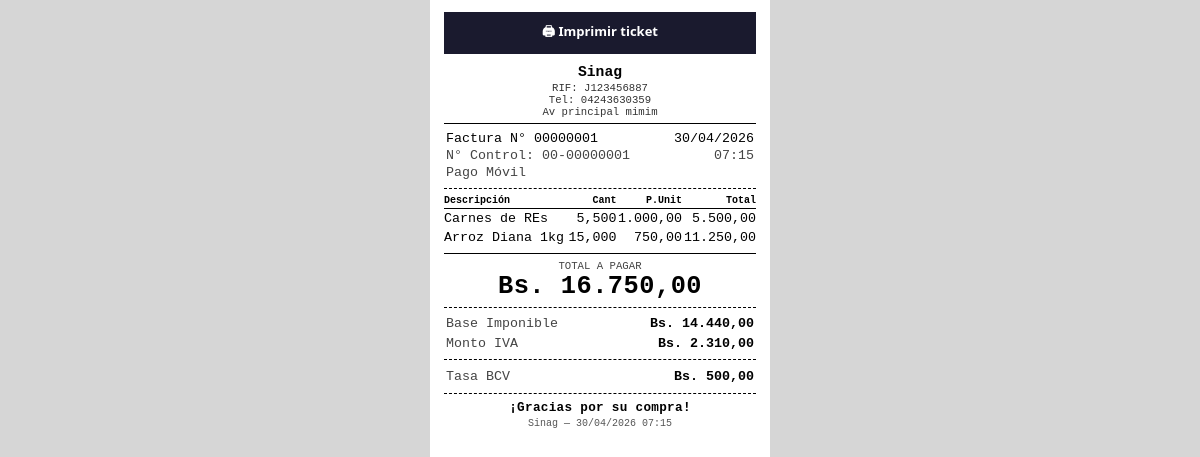
Screenshot of /ticket/1/ (signed in) with the database file from the repository.
### configuracion/models.py (models this page shows, shortened)
class Empresa(models.Model):
    nombre = models.CharField(max_length=200)
    rif = models.CharField(max_length=20)
    telefono = models.CharField(max_length=20, blank=True)
    direccion = models.TextField(blank=True)
    logo = models.ImageField(upload_to='empresa/', blank=True, null=True)
    imprimir_ticket   = models.BooleanField(default=False)
    nombre_impresora  = models.CharField(max_length=200, blank=True, default='')
    class Meta:
        verbose_name = 'Empresa'

### ventas/models.py (models this page shows, shortened)
class Venta(models.Model):
    METODO_PAGO = [
        ('EFECTIVO_USD',   'Efectivo USD'),
        ('EFECTIVO_BS',    'Efectivo Bs'),
        ('TRANSFERENCIA',  'Transferencia'),
        ('PAGO_MOVIL',     'Pago Móvil'),
        ('PUNTO_DE_VENTA', 'PdV (Tarjeta)'),
        ('BIOPAGO',        'Biopago'),
        ('MIXTO',          'Pago Mixto'),
    ]
    ESTADO = [
        ('COMPLETADA', 'Completada'),
        ('ANULADA',    'Anulada'),
    ]
    fecha           = models.DateTimeField(auto_now_add=True)
    total_usd       = models.DecimalField(max_digits=10, decimal_places=2)
    total_bs        = models.DecimalField(max_digits=14, decimal_places=2)
    tasa_aplicada   = models.DecimalField(max_digits=12, decimal_places=2)
    metodo_pago     = models.CharField(max_length=20, choices=METODO_PAGO)
    estado          = models.CharField(max_length=15, choices=ESTADO, default='COMPLETADA')
    notas           = models.TextField(blank=True)
    monto_recibido  = models.DecimalField(max_digits=14, decimal_places=2, null=True, blank=True)
    vuelto          = models.DecimalField(max_digits=14, decimal_places=2, null=True, blank=True)
    vendedor        = models.ForeignKey(User, null=True, blank=True, on_delete=models.SET_NULL, related_name='ventas')
    numero_factura  = models.PositiveIntegerField(unique=True, null=True, blank=True)
    numero_control  = models.PositiveIntegerField(unique=True, null=True, blank=True)
    monto_exento_usd    = models.DecimalField(max_digits=10, decimal_places=2, default=0)
    base_imponible_usd  = models.DecimalField(max_digits=10, decimal_places=2, default=0)
    iva_usd             = models.DecimalField(max_digits=10, decimal_places=2, default=0)
    monto_exento_bs     = models.DecimalField(max_digits=14, decimal_places=2, default=0)
    base_imponible_bs   = models.DecimalField(max_digits=14, decimal_places=2, default=0)
    iva_bs              = models.DecimalField(max_digits=14, decimal_places=2, default=0)
    class Meta:
        verbose_name        = 'Venta'
        verbose_name_plural = 'Ventas'
        ordering            = ['-fecha']
    @property
    def numero_fmt(self):
        if self.numero_factura:
            return f'{self.numero_factura:08d}'
        return f'#{self.pk}'
    @property
    def numero_control_fmt(self):
        if self.numero_control:
            return f'00-{self.numero_control:08d}'
        return '—'

class DetalleVenta(models.Model):
    venta                = models.ForeignKey(Venta, on_delete=models.CASCADE, related_name='detalles')
    producto             = models.ForeignKey(Producto, on_delete=models.PROTECT, related_name='detalles_venta')
    cantidad             = models.DecimalField(max_digits=10, decimal_places=3)
    precio_usd_capturado = models.DecimalField(max_digits=10, decimal_places=4)
    alicuota_iva         = models.CharField(max_length=10, default='GENERAL')  # snapshot al momento de la venta
    class Meta:
        verbose_name        = 'Detalle de venta'
        verbose_name_plural = 'Detalles de venta'
    @property
    def subtotal_usd(self):
        return self.precio_usd_capturado * self.cantidad

### inventario/models.py (models this page shows, shortened)
class Producto(models.Model):
    ALICUOTA_IVA = [
        ('GENERAL',  'General (16%)'),
        ('REDUCIDA', 'Reducida (8%)'),
        ('EXENTO',   'Exento (0%)'),
    ]
    categoria = models.ForeignKey(
        Categoria,
        on_delete=models.SET_NULL,
        null=True,
        blank=True,
        related_name='productos'
    )
    nombre = models.CharField(max_length=200)
    codigo_barras = models.CharField(max_length=100, blank=True, null=True, unique=True)
    costo_usd = models.DecimalField(max_digits=10, decimal_places=4, null=True, blank=True)
    precio_usd = models.DecimalField(max_digits=10, decimal_places=4)
    vendido_por_peso = models.BooleanField(default=False)
    stock_actual = models.DecimalField(max_digits=12, decimal_places=3, default=0)
    stock_minimo = models.DecimalField(max_digits=12, decimal_places=3, default=5)
    imagen = models.ImageField(upload_to='productos/', blank=True, null=True)
    activo = models.BooleanField(default=True)
    alicuota_iva = models.CharField(max_length=10, choices=ALICUOTA_IVA, default='GENERAL')
    class Meta:
        verbose_name = 'Producto'
        verbose_name_plural = 'Productos'
        ordering = ['nombre']

### ventas/views.py (the view, shortened to what this page needs)
# urls.py: path('ticket/<int:pk>/', views.ticket, name='ticket'),
@login_required
def ticket(request, pk):
    venta_obj = get_object_or_404(Venta, pk=pk)
    empresa   = Empresa.objects.first()
    tasa      = venta_obj.tasa_aplicada
    detalles_bs = [
        {
            'nombre':      d.producto.nombre,
            'cantidad':    d.cantidad,
            'precio_bs':   round(d.precio_usd_capturado * tasa, 2),
            'subtotal_bs': round(d.subtotal_usd * tasa, 2),
        }
        for d in venta_obj.detalles.select_related('producto').all()
    ]
    monto_recibido_bs = None
    vuelto_bs         = None
    return render(request, 'pos/ticket.html', {
        'venta':              venta_obj,
        'empresa':            empresa,
        'detalles_bs':        detalles_bs,
        'tasa':               tasa,
        'monto_recibido_bs':  monto_recibido_bs,
        'vuelto_bs':          vuelto_bs,
    })

### ventas/templatetags/pos_extras.py (called while the page is built)
@register.filter
def formato_bs(value):
    try:
        num = float(value)
    except (TypeError, ValueError):
        return value
    formatted = f"{num:,.2f}"
    return formatted.replace(',', 'X').replace('.', ',').replace('X', '.')

### templates/pos/ticket.html (shortened to what this page needs)
{% load pos_extras %}<!DOCTYPE html>
<html lang="es">
<head>
</head>
<body>
  <button class="btn-print" onclick="window.print()">🖨 Imprimir ticket</button>
  <div class="empresa-nombre">{{ empresa.nombre|default:"Mi Empresa" }}</div>
  <div class="empresa-sub">RIF: {{ empresa.rif|default:"—" }}</div>
  {% if empresa and empresa.telefono %}
  <div class="empresa-sub">Tel: {{ empresa.telefono }}</div>
  {% endif %}
  {% if empresa and empresa.direccion %}
  <div class="empresa-sub">{{ empresa.direccion }}</div>
  {% endif %}
  <div class="sep-solid"></div>
  <table class="meta">
    <tr>
      <td>Factura N° {{ venta.numero_fmt }}</td>
      <td class="right">{{ venta.fecha|date:"d/m/Y" }}</td>
    </tr>
    <tr>
      <td class="muted">N° Control: {{ venta.numero_control_fmt }}</td>
      <td class="right muted">{{ venta.fecha|date:"H:i" }}</td>
    </tr>
    <tr>
      <td class="muted">{{ venta.get_metodo_pago_display }}</td>
      <td></td>
    </tr>
  </table>
  <div class="sep-dash"></div>
  <table class="items">
    <thead>
      <tr>
        <th style="text-align:left;">Descripción</th>
        <th class="num">Cant</th>
        <th class="num">P.Unit</th>
        <th class="num">Total</th>
      </tr>
    </thead>
    <tbody>
      {% for d in detalles_bs %}
      <tr>
        <td class="item-nombre">{{ d.nombre }}</td>
        <td class="num">{{ d.cantidad }}</td>
        <td class="num">{{ d.precio_bs|formato_bs }}</td>
        <td class="num">{{ d.subtotal_bs|formato_bs }}</td>
      </tr>
      {% endfor %}
    </tbody>
  </table>
  <div class="sep-solid"></div>
  <div class="total-wrap">
    <div class="small muted">TOTAL A PAGAR</div>
    <div class="total-num">Bs. {{ venta.total_bs|formato_bs }}</div>
  </div>
  <div class="sep-dash"></div>
  <table class="desglose">
    {% if venta.base_imponible_bs %}
    <tr>
      <td class="lbl">Base Imponible</td>
      <td class="val">Bs. {{ venta.base_imponible_bs|formato_bs }}</td>
    </tr>
    <tr>
      <td class="lbl">Monto IVA</td>
      <td class="val">Bs. {{ venta.iva_bs|formato_bs }}</td>
    </tr>
    {% endif %}
  </table>
  <div class="sep-dash"></div>
  <table class="desglose">
    <tr>
      <td class="lbl">Tasa BCV</td>
      <td class="val">Bs. {{ tasa|floatformat:2 }}</td>
    </tr>
  </table>
  <div class="sep-dash"></div>
  <div class="gracias">¡Gracias por su compra!</div>
  <div class="pie">
    {{ empresa.nombre|default:"POS Core" }} — {{ venta.fecha|date:"d/m/Y H:i" }}
  </div>
</body>
</html>

### templates/pos/ticket.html (style rules this page uses)
* { box-sizing: border-box; margin: 0; padding: 0; }
body { width: 76mm; font-family: 'Courier New', Courier, monospace; font-size: 9.5pt; color: #000; background: #fff; padding: 2mm; }
.right { text-align: right; }
.small { font-size: 8pt; }
.muted { color: #444; }
.sep-solid { border-top: 1px solid #000; margin: 4pt 0; }
.sep-dash { border-top: 1px dashed #000; margin: 4pt 0; }
.empresa-nombre { font-size: 11pt; font-weight: bold; text-align: center; line-height: 1.2; }
.empresa-sub { font-size: 8pt; text-align: center; color: #333; }
table.meta { width: 100%; font-size: 8.5pt; }
table.meta td { padding: 0; }
table.items { width: 100%; border-collapse: collapse; font-size: 9pt; }
table.items th { font-size: 7.5pt; font-weight: bold; border-bottom: 1px solid #000; padding: 1pt 0; }
table.items td { padding: 1.5pt 0; vertical-align: top; }
table.items .item-nombre { max-width: 40mm; word-break: break-word; line-height: 1.15; }
table.items .num { text-align: right; white-space: nowrap; }
.total-wrap { text-align: center; margin: 5pt 0 3pt; }
.total-num { font-size: 17pt; font-weight: bold; letter-spacing: 0.5px; }
table.desglose { width: 100%; font-size: 9pt; }
table.desglose td { padding: 1pt 0; }
table.desglose .lbl { color: #444; }
table.desglose .val { text-align: right; font-weight: bold; }
.gracias { text-align: center; font-size: 9.5pt; font-weight: bold; margin: 5pt 0 2pt; letter-spacing: 0.3px; }
.pie { text-align: center; font-size: 7.5pt; color: #555; margin-top: 2pt; }
@media screen { html, body { height: 100%; } }
@media screen { html { background: #d6d6d6; } }
@media screen { body { width: 100%; max-width: 340px; margin: 0 auto; padding: 12px 14px 16px; background: #fff; font-size: 10.5pt; } }
@media screen { table.items, table.desglose, table.meta { font-size: 10pt; } }
@media screen { .total-num { font-size: 19pt; } }
@media screen { .btn-print { display: block; width: 100%; padding: 10px; background: #1a1a2e; color: #fff; border: none; font-family: 'Segoe UI', Arial, sans-serif; font-size: 13px; font-weight: 700; cursor: pointer; margin-bottom: 10px; border-radius: 0; } }

### rows the page displays
Empresa: nombre "Sinag", rif "J123456887", telefono "04243630359", direccion "Av principal mimim"
Venta: numero_fmt "00000001", fecha "30/04/2026", numero_control_fmt "00-00000001", fecha "07:15", metodo_pago "Pago Móvil", total_bs "16.750,00", base_imponible_bs "14.440,00", iva_bs "2.310,00", tasa_aplicada "500,00", fecha "30/04/2026 07:15"
Producto: nombre "Carnes de REs"
DetalleVenta: cantidad "5,500"
Producto: nombre "Arroz Diana 1kg"
DetalleVenta: cantidad "15,000"

### other values shown
{{ d.precio_bs|formato_bs }} "1.000,00" "750,00"
{{ d.subtotal_bs|formato_bs }} "5.500,00" "11.250,00"
